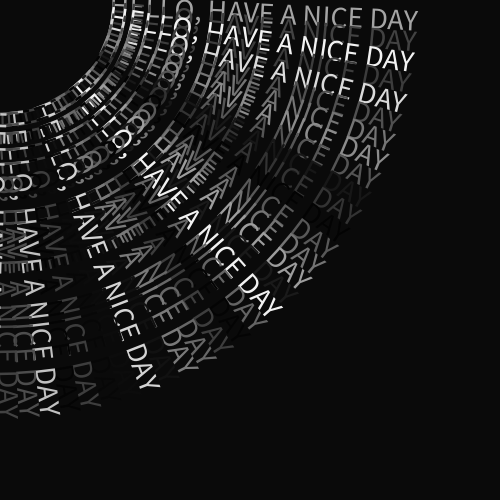
Frame 1 (no input)
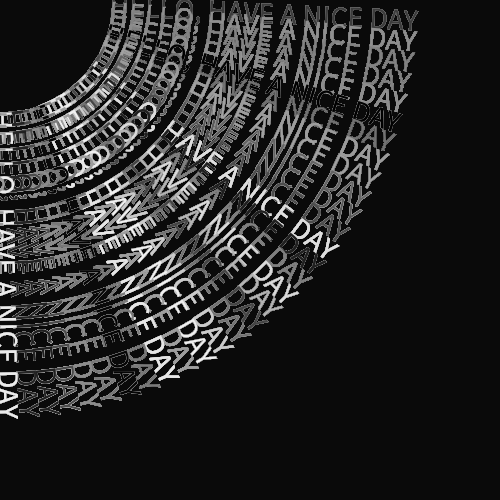
Frame 60 (the mouse pressed at the canvas centre just before this capture)
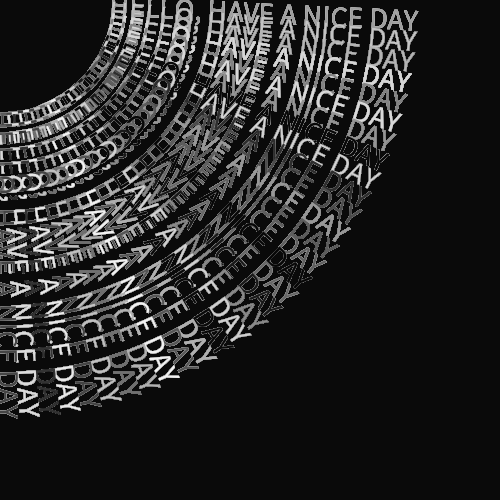
Frame 120 (the mouse held since frame 60 and released just before this capture)

The Processing sketch that drew these frames (run headless with seeded random() and noise(); from frame 60 on, the mouse is pressed at the canvas centre):

// Processing sketch: processing_137560
// ── processing_137560.pde

void setup(){
size(500, 500);
background(10);
smooth();
noStroke();
noFill();
}
void draw(){
float c = 0;
while (c < 100){
rotate(0.05);
fill(random(255));
textSize(30);
text("HELLO, HAVE A NICE DAY", 110, 10);
c = c + 1;
}
}
